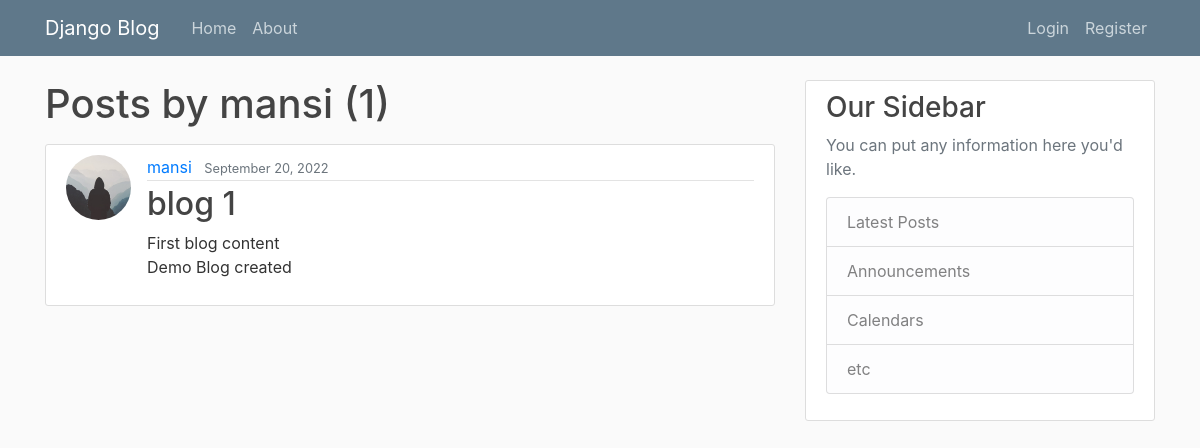
The page /user/mansi on the database its author committed.
### blog/models.py (models this page shows, shortened)
class Post(models.Model):
    title = models.CharField(max_length=100)
    content = models.TextField()
    date_posted = models.DateTimeField(default=timezone.now)
    author = models.ForeignKey(User, on_delete=models.CASCADE)

### users/models.py (models this page shows, shortened)
class Profile(models.Model):
    user = models.OneToOneField(User, on_delete=models.CASCADE)
    image = models.ImageField(default='default.jpg', upload_to='profile_pics')

### blog/views.py (the view)
# urls.py: path('user/<str:username>', UserPostListView.as_view(), name='user-posts'),
class UserPostListView(ListView):
    model = Post
    template_name = 'blog/user_posts.html'  # <app>/<model>_<viewtype>.html
    context_object_name = 'posts'
    paginate_by = 5
    def get_queryset(self):
        user = get_object_or_404(User, username=self.kwargs.get('username'))
        return Post.objects.filter(author=user).order_by('-date_posted')

### blog/templates/blog/user_posts.html (shortened to what this page needs)
{% extends "blog/base.html" %}
{% block content %}
    <h1 class="mb-3">Posts by {{ view.kwargs.username }} ({{ page_obj.paginator.count }})</h1>
    {% for post in posts %}
        <article class="media content-section">
          <img class="rounded-circle article-img" src="{{ post.author.profile.image.url }}">
          <div class="media-body">
            <div class="article-metadata">
              <a class="mr-2" href="{% url 'user-posts' post.author.username %}">{{ post.author }}</a>
              <small class="text-muted">{{ post.date_posted|date:"F d, Y" }}</small>
            </div>
            <h2><a class="article-title" href="{% url 'post-detail' post.id %}">{{ post.title }}</a></h2>
            <p class="article-content">{{ post.content }}</p>
          </div>
        </article>
    {% endfor %}
{% endblock content %}

### blog/static/blog/main.css (style rules this page uses)
body { background: #fafafa; color: #333333; margin-top: 5rem; }
h1, h2, h3, h4, h5, h6 { color: #444444; }
.content-section { background: #ffffff; padding: 10px 20px; border: 1px solid #dddddd; border-radius: 3px; margin-bottom: 20px; }
.article-title { color: #444444; }
.article-content { white-space: pre-line; }
.article-img { height: 65px; width: 65px; margin-right: 16px; }
.article-metadata { padding-bottom: 1px; margin-bottom: 4px; border-bottom: 1px solid #e3e3e3 }

### rows shown on the page
Post: author.profile.image (placeholder picture), author "mansi", date_posted "September 20, 2022", title "blog 1", content "First blog content Demo Blog created"

### other values the page prints
{{ view.kwargs.username }} "mansi"
{{ page_obj.paginator.count }} "1"
